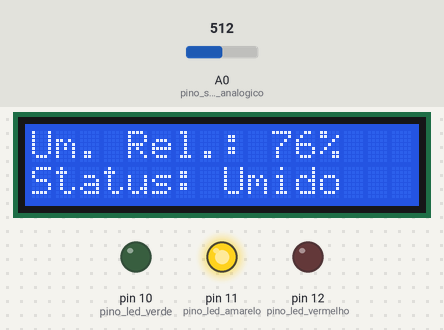
Bench run of a sketch on a simulated Arduino Uno, built with avr-gcc and run on an emulated ATmega328P. On the bench: 16×2 character LCD, output pins drawn as LEDs (lit = HIGH). The test bench sets the inputs (shaded band); at power-on: A0 (pino_sinal_analogico) = 512. What the sketch prints to the serial monitor is not drawn.

Above: at 1.2 s.
1.3 s: A0 (pino_sinal_analogico) set to 390
At 2.9 s:
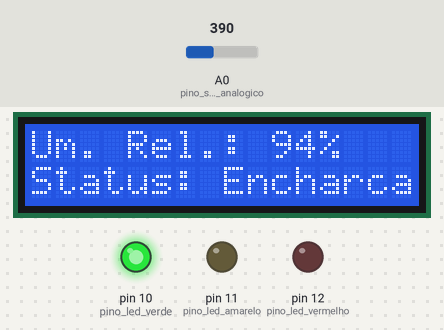
3.7 s: A0 (pino_sinal_analogico) set to 810
At 4.7 s:
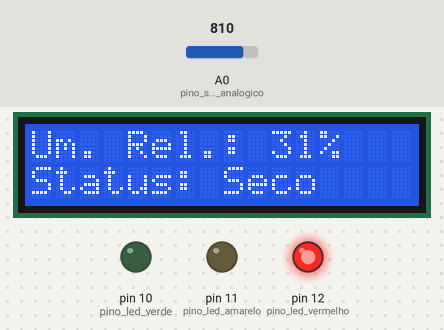
5.8 s: A0 (pino_sinal_analogico) set to 790
At 7.3 s:
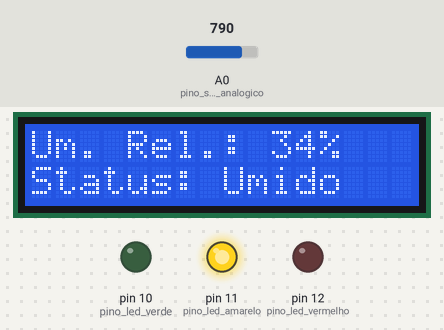
Timing chart, 0 to 8.8 s (numbered marks = the images above; inputs shaded):
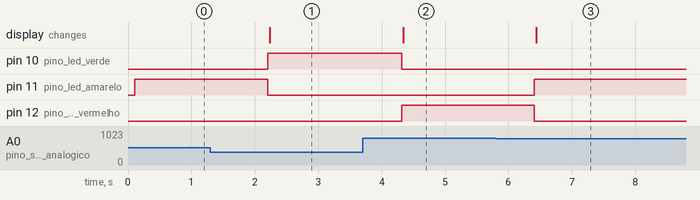

Measured:
- after the input at 1.3 s, pin 10 (pino_led_verde): LOW → HIGH after 0.91 s; pin 11 (pino_led_amarelo): HIGH → LOW after 0.91 s; the display: changes after 0.94 s (image 1)
- after the input at 3.7 s, pin 10 (pino_led_verde): HIGH → LOW after 0.62 s; pin 12 (pino_led_vermelho): LOW → HIGH after 0.62 s; the display: changes after 0.64 s (image 2)
- after the input at 5.8 s, pin 11 (pino_led_amarelo): LOW → HIGH after 0.61 s; pin 12 (pino_led_vermelho): HIGH → LOW after 0.61 s; the display: changes after 0.64 s (image 3)

The sketch:

Higrometro_IntegradoLCD.ino
```cpp
#include <Wire.h>
#include <LiquidCrystal_I2C.h>
LiquidCrystal_I2C lcd(0x27,2,1,0,4,5,6,7,3, POSITIVE);

#define pino_sinal_analogico A0
#define pino_led_vermelho 12
#define pino_led_amarelo 11
#define pino_led_verde 10

int valor_analogico;
float valor_ana_porcentagem;
float valor_ana_porcentagem_2;

void setup()
{
  Serial.begin(9600);
  pinMode(pino_sinal_analogico, INPUT);
  pinMode(pino_led_vermelho, OUTPUT);
  pinMode(pino_led_amarelo, OUTPUT);
  pinMode(pino_led_verde, OUTPUT);

  lcd.begin(16, 2);
  lcd.setBacklight(HIGH);
  Serial.begin(9600);
  lcd.setCursor(0,0);
  lcd.print("Um. Rel.: ");
  lcd.setCursor(0,1);
  lcd.print("Status: ");
}

void loop()
{
  valor_analogico = analogRead(pino_sinal_analogico);
  valor_ana_porcentagem = map(valor_analogico, 1023, 0, 0, 100);
  valor_ana_porcentagem_2 = map(valor_ana_porcentagem, 65, 0, 100, 0);

  Serial.print(" Parte decimal: ");

  Serial.print("Porta analogica: ");
  Serial.print(valor_analogico);
  Serial.print(" Porcentagem Relativa: ");
  Serial.print(valor_ana_porcentagem_2, 0);
  Serial.println("%");


  if (valor_analogico > 0 && valor_analogico < 400)
  {
    Serial.println("Status: Solo encharcado");
    apagaleds();
    digitalWrite(pino_led_verde, HIGH);
    respostaLcd(valor_ana_porcentagem_2, "Encharcado");
  }

  if (valor_analogico > 400 && valor_analogico < 800)
  {
    Serial.println("Status: Solo umido");
    apagaleds();
    digitalWrite(pino_led_amarelo, HIGH);
    respostaLcd(valor_ana_porcentagem_2, "Umido");
  }

  if (valor_analogico > 800 && valor_analogico < 1024)
  {
    Serial.println("Status: Solo seco");
    apagaleds();
    digitalWrite(pino_led_vermelho, HIGH);
    respostaLcd(valor_ana_porcentagem_2, "Seco");
  }
  delay(1000);
}

void apagaleds()
{
  digitalWrite(pino_led_vermelho, LOW);
  digitalWrite(pino_led_amarelo, LOW);
  digitalWrite(pino_led_verde, LOW);
}

void respostaLcd(int porcentagem, String estado) {
  lcd.clear();
  lcd.setCursor(0,0);
  lcd.print("Um. Rel.: ");
  lcd.print(porcentagem);
  lcd.print("%");
  lcd.setCursor(0,1);
  lcd.print("Status: ");
  lcd.print(estado);
}
```
